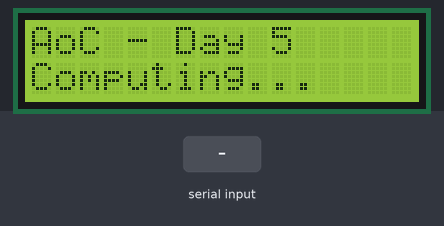
The sketch below on a simulated Arduino Uno, built with avr-gcc and run on an emulated ATmega328P. Parts: 16×2 character LCD. The test bench sets the inputs (shaded band).

Above: at 1.2 s.
1.3 s: "." received over Serial
At 2.4 s:
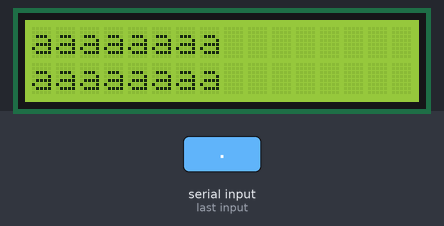
Timing chart, 0 to 4.3 s (numbered marks = the images above; inputs shaded):
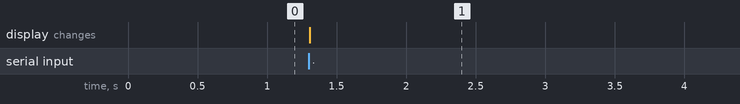

The sketch:

advent-of-code-06.ino
```cpp
#include <LiquidCrystal.h>

LiquidCrystal lcd(12, 11, 5, 4, 3, 2);

short frequencies[8][26];
char i, j;

short argmax(short *f) {
    short *m=f, *t=f;
    for(char i=26; i--; t++) {
        if (*t > *m) {
            m = t;
        }
    }
    return m - f;
}

short argmin(short *f) {
    short *m=f, *t=f;
    for(char i=26; i--; t++) {
        if (*t < *m) {
            m = t;
        }
    }
    return m - f;
}

void setup() {
    lcd.begin(16, 2);
    lcd.print("AoC - Day 5");
    lcd.setCursor(0, 1);
    lcd.print("Computing...");
    for(i = 0; i < 8; i++) {
        for(j = 0; j < 26; j++) {
            frequencies[i][j] = 0;
        }
    }
    i = 0;
    Serial.begin(9600);
}

void done() {
    lcd.clear();
    for(i=0; i<8; i++) {
        lcd.setCursor(i, 0);
        lcd.print((char)(97 + argmax(frequencies[i])));
    }
    for(i=0; i<8; i++) {
        lcd.setCursor(i, 1);
        lcd.print((char)(97 + argmin(frequencies[i])));
    }
    for(;;);
}

void loop() {
    if (!Serial.available())
        return;

    char b = Serial.read();
    if (b == '.') {
        done();
    }
    else if ((b >= 'a') && (b <= 'z')) {
        frequencies[i][b - 'a']++;
        i++;
    }
    else {
        i = 0;
    }
}
```

Measured:
- after the input at 1.3 s, the display: changes at once (image 1)
